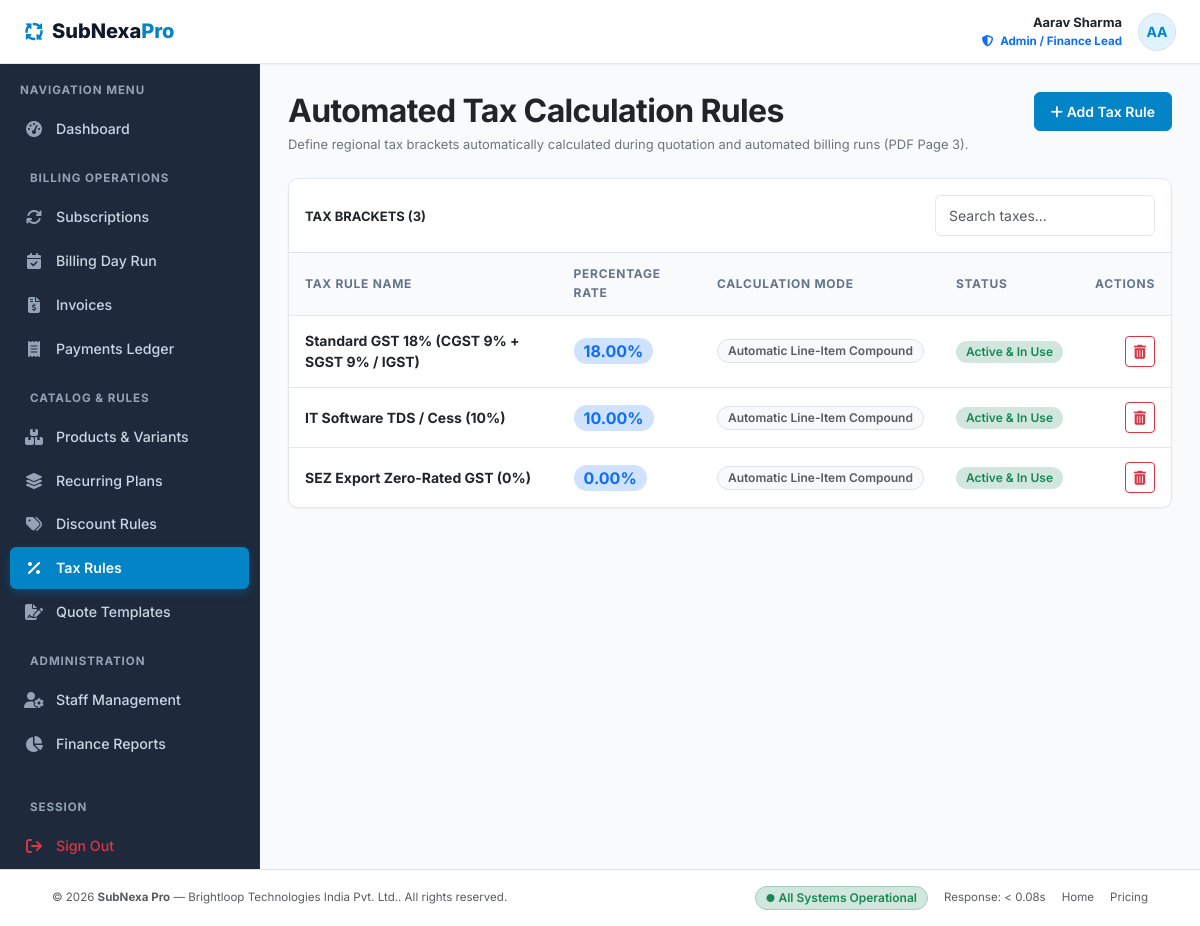
/admin/taxes.php (signed in), run on the app's committed database.
### tables this page shows
CREATE TABLE `tax_rules` (
  `id` INT UNSIGNED AUTO_INCREMENT PRIMARY KEY,
  `name` VARCHAR(100) NOT NULL,
  `rate_percentage` DECIMAL(5,2) NOT NULL DEFAULT 0.00,
  `is_active` TINYINT(1) NOT NULL DEFAULT 1,
  `created_at` TIMESTAMP DEFAULT CURRENT_TIMESTAMP
);

### config/database.php (called while the page is built, shortened)
<?php
try {
    $conn = new mysqli(DB_HOST, DB_USER, DB_PASS, DB_NAME, DB_PORT);
    $conn->set_charset("utf8mb4");
} catch (mysqli_sql_exception $e) {
    http_response_code(500);
    die('<div style="font-family:sans-serif;padding:30px;background:#FEF2F2;border:1px solid #F87171;border-radius:8px;max-width:600px;margin:50px auto;color:#991B1B;">
        <h3 style="margin-top:0;">Database Connection Error</h3>
        <p>Could not connect to MySQL database <strong>' . htmlspecialchars(DB_NAME) . '</strong> on port ' . DB_PORT . '.</p>
        <p><small>' . htmlspecialchars($e->getMessage()) . '</small></p>
        <p>Please make sure MySQL is running in XAMPP and <code>subnexa_pro</code> database is imported.</p>
    </div>');
}
function db_query($sql, $params = [], $types = "") {
    global $conn;
    $stmt = $conn->prepare($sql);
    $stmt->execute();
    return $stmt;
}
function db_fetch_all($sql, $params = [], $types = "") {
    $stmt = db_query($sql, $params, $types);
    $result = $stmt->get_result();
    $rows = [];
    if ($result) {
        while ($row = $result->fetch_assoc()) {
            $rows[] = $row;
        }
    }
    return $rows;
}

### admin/taxes.php (the view, shortened to what this page needs)
<?php
$taxes = db_fetch_all("SELECT * FROM tax_rules ORDER BY rate_percentage DESC");
require_once __DIR__ . '/../includes/header.php';
require_once __DIR__ . '/../includes/navbar.php';
?>
<div class="app-layout">
    <?php require_once __DIR__ . '/../includes/sidebar.php'; ?>
    <main class="app-main">
        <div class="container-fluid p-0">
            <div class="d-flex flex-column flex-md-row md:align-items-center justify-content-between gap-3 mb-4">
                <div>
                    <h2 class="fw-bold text-dark mb-1">Automated Tax Calculation Rules</h2>
                    <p class="text-secondary small mb-0">Define regional tax brackets automatically calculated during quotation and automated billing runs (PDF Page 3).</p>
                </div>
                <div>
                    <button type="button" class="btn btn-nordic-primary" data-bs-toggle="modal" data-bs-target="#addTaxModal">
                        <i class="fa-solid fa-plus me-1.5"></i> Add Tax Rule
                    </button>
                </div>
            </div>
            <div class="card-nordic overflow-hidden">
                <div class="p-3 border-bottom d-flex justify-content-between align-items-center">
                    <span class="fw-bold text-dark small text-uppercase tracking-wider">Tax Brackets (<?= count($taxes); ?>)</span>
                    <input type="text" class="form-control form-control-sm" placeholder="Search taxes..." data-table-search="#taxesTable" style="max-width: 220px;">
                </div>
                <div class="table-responsive">
                    <table class="table-nordic" id="taxesTable">
                        <thead>
                            <tr>
                                <th>Tax Rule Name</th>
                                <th>Percentage Rate</th>
                                <th>Calculation Mode</th>
                                <th>Status</th>
                                <th class="text-end">Actions</th>
                            </tr>
                        </thead>
                        <tbody>
                            <?php foreach ($taxes as $t): ?>
                                <tr>
                                    <td class="fw-bold text-dark"><?= htmlspecialchars($t['name']); ?></td>
                                    <td>
                                        <span class="badge bg-primary-subtle text-primary fs-6 fw-bold">
                                            <?= number_format((float)$t['rate_percentage'], 2); ?>%
                                        </span>
                                    </td>
                                    <td><span class="badge bg-light text-muted border">Automatic Line-Item Compound</span></td>
                                    <td><span class="badge bg-success-subtle text-success">Active & In Use</span></td>
                                    <td class="text-end">
                                        <form method="POST" action="<?= BASE_URL; ?>/admin/taxes.php" onsubmit="return confirm('Delete this tax rule?');" class="d-inline">
                                            <button type="submit" class="btn btn-sm btn-outline-danger py-1 px-2.5">
                                                <i class="fa-solid fa-trash-can"></i>
                                            </button>
                                        </form>
                                    </td>
                                </tr>
                            <?php endforeach; ?>
                        </tbody>
                    </table>
                </div>
            </div>
        </div>
    </main>
</div>
<?php require_once __DIR__ . '/../includes/footer.php'; ?>

### assets/css/style.css (style rules this page uses)
:root { --bg-canvas: #F8FAFC; --bg-surface: #FFFFFF; --text-main: #0F172A; --text-body: #334155; --text-muted: #64748B; --border-light: #E2E8F0; --border-focus: #38BDF8; --navy-dark: #0F172A; --navy-sidebar: #1E293B; --navy-accent: #334155; --primary-color: #0284C7; --primary-hover: #0369A1; --primary-light: #E0F2FE; --primary-text: #0369A1; --success-color: #10B981; --success-light: #DCFCE7; --success-text: #166534; --warning-color: #F59E0B; --warning-light: #FEF3C7; --warning-text: #92400E; --danger-color: #EF4444; --danger-light: #FEE2E2; --danger-text: #991B1B; --info-color: #6366F1; --info-light: #EEF2FF; --info-text: #3730A3; --radius-sm: 6px; --radius-md: 10px; --radius-lg: 16px; --radius-pill: 9999px; --shadow-sm: 0 1px 2px 0 rgba(0, 0, 0, 0.05); --shadow-md: 0 4px 6px -1px rgba(0, 0, 0, 0.07), 0 2px 4px -2px rgba(0, 0, 0, 0.05); --shadow-lg: 0 10px 15px -3px rgba(0, 0, 0, 0.08), 0 4px 6px -4px rgba(0, 0, 0, 0.04); --shadow-hover: 0 12px 20px -3px rgba(2, 132, 199, 0.12); }
body { background-color: var(--bg-canvas); color: var(--text-body); font-family: 'Inter', -apple-system, BlinkMacSystemFont, "Segoe UI", Roboto, sans-serif; font-size: 0.925rem; line-height: 1.55; margin: 0; padding: 0; -webkit-font-smoothing: antialiased; }
h1, h2, h3, h4, h5, h6 { color: var(--text-main); font-weight: 700; letter-spacing: -0.02em; }
.app-layout { display: flex; min-height: calc(100vh - 64px); }
.app-main { flex: 1; padding: 28px; max-width: 100%; overflow-x: hidden; }
.card-nordic { background-color: var(--bg-surface); border: 1px solid var(--border-light); border-radius: var(--radius-md); box-shadow: var(--shadow-sm); transition: box-shadow 0.2s ease, transform 0.2s ease; }
.table-nordic { width: 100%; margin-bottom: 0; border-collapse: separate; border-spacing: 0; }
.table-nordic thead th { background-color: var(--bg-canvas); color: var(--text-muted); font-size: 0.75rem; font-weight: 700; text-transform: uppercase; letter-spacing: 0.06em; padding: 12px 16px; border-top: none; border-bottom: 1px solid var(--border-light); }
.table-nordic tbody td { padding: 14px 16px; font-size: 0.875rem; color: var(--text-body); border-bottom: 1px solid var(--border-light); vertical-align: middle; }
.table-nordic tbody tr:last-child td { border-bottom: none; }
.badge { font-weight: 600; font-size: 0.75rem; padding: 5px 10px; border-radius: var(--radius-pill); display: inline-flex; align-items: center; line-height: 1; }
.btn-nordic-primary { background-color: var(--primary-color); border: 1px solid var(--primary-color); color: #FFFFFF; font-weight: 600; font-size: 0.875rem; padding: 8px 16px; border-radius: var(--radius-sm); transition: all 0.15s ease-in-out; }
.form-control, .form-select { border: 1px solid var(--border-light); border-radius: var(--radius-sm); font-size: 0.875rem; padding: 9px 13px; color: var(--text-main); background-color: var(--bg-surface); transition: border-color 0.15s ease, box-shadow 0.15s ease; }

### data on the page
tax_rules: name "Standard GST 18% (CGST 9% + SGST 9% / IGST)", rate_percentage "18.00"
tax_rules: name "IT Software TDS / Cess (10%)", rate_percentage "10.00"
tax_rules: name "SEZ Export Zero-Rated GST (0%)", rate_percentage "0.00"

### other printed values
$user['name'] "Aarav Sharma"
substr($user['name'], 0, 2) "AA"
count($taxes) "3"
APP_NAME "SubNexa Pro"
APP_COMPANY "Brightloop Technologies India Pvt. Ltd."
